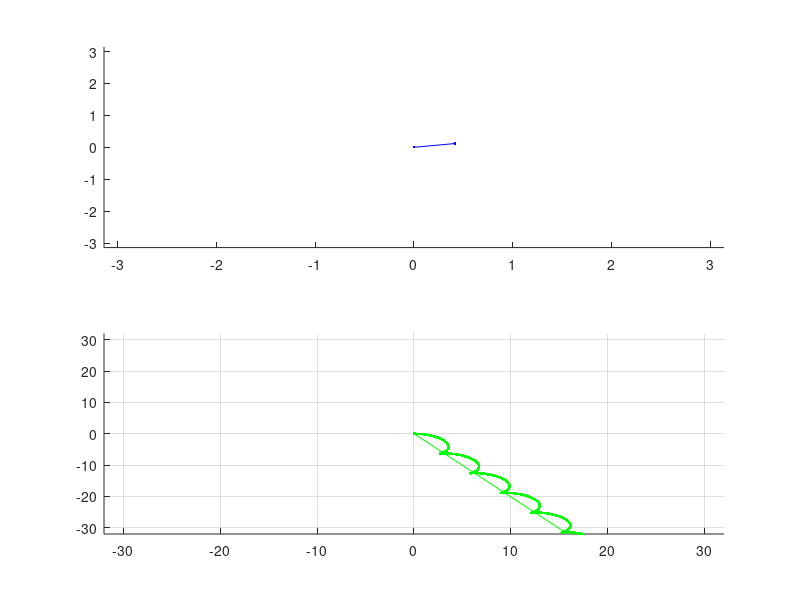

This figure's MATLAB source: (Note: this script raises an error after producing the figure.)
% Программа движения частицы в электромагнитном поле
clear;  % Очистка памяти от оставшихся в ней переменных

% Начальные параметры движения
vx = 1;  % Начальная скорость по оси x
vy = 0;  % Начальная скорость по оси y
vz = 0;  % Начальная скорость по оси z

bz = 1;  % Индукция магнитного поля вдоль оси z

ex = 1;  % Электрическое поле (направление x)
ey = 0.5;  % Электрическое поле (направление y)
ez = 0;  % Электрическое поле (направление z)

q = 1;  % Заряд частицы
m = 1;  % Масса частицы
dt = 0.01;  % Интервал времени для расчётов
x = 0; y = 0; z = 0;  % Начальные координаты частицы

% Массивы для записи пути частицы
xp(10000) = 0;    
yp(10000) = 0;
zp(10000) = 0;

% Создание подокна для отображения вектора скорости
subplot(2, 1, 1);
axis([-pi pi -pi pi]);  % Диапазон осей
hl1 = line(vx, vy);
set(hl1, 'LineStyle', '-', 'Color', 'b');  % Настройка внешнего вида линии

% Создание подокна для отображения траектории
subplot(2, 1, 2);
axis([-32 32 -32 32]);  % Диапазон осей
grid on;

hl2 = line(vx, vy);  % Линия для траектории
hl3 = line(vx, vy);  % Линия для отображения всех координат

set(hl2, 'LineStyle', ':', 'Color', 'r', 'Marker', 'p');
set(hl3, 'LineStyle', '-', 'Color', 'g');

n = 0;  % Счётчик шагов
while true
    n = n + 1;
    
    % Обновление скоростей с учётом силы Лоренца
    vx = vx + dt * q * vy * bz / m + ex * q / m * dt;   
    vy = vy - dt * q * vx * bz / m + ey * q / m * dt;
    vz = vz + ez * q / m * dt;

    % Обновление координат
    x = x + vx * dt;
    y = y + vy * dt;
    z = z + vz * dt;
    
    % Запись текущих координат в массив
    xp(mod(n, 10000)) = x;
    yp(mod(n, 10000)) = y;
    zp(mod(n, 10000)) = z;
    
    % Обновление графиков
    set(hl1, 'XData', [0 vx], 'YData', [0 vy]);
    set(hl2, 'XData', x, 'YData', y);
    set(hl3, 'XData', xp, 'YData', yp);

    pause(0.01);  % Пауза для обновления графиков
end;
